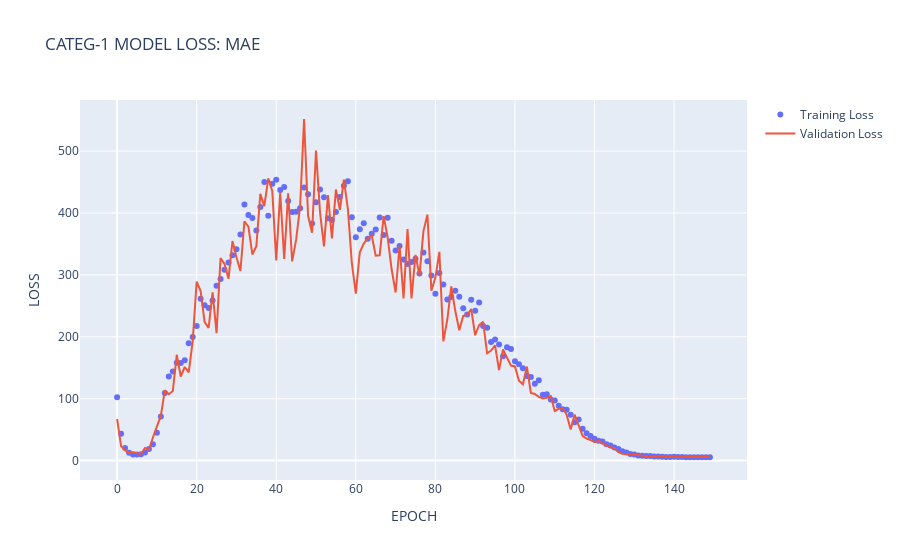

The notebook cell this image was saved under:
### Markdown cell above
##### MAE Plot

### Code cell
MAE_plot(metrics_1, 'CATEG-1')

### Figure 1 — Plotly figure (JSON) as saved in the notebook; plotly's stock layout.template omitted (floating-point values rounded to 4 significant figures; data arrays with more than 128 entries replaced by an {"elided": "..."} marker saying what was removed)
{"data": [{"mode": "markers", "name": "Training Loss", "type": "scatter", "y": {"elided": "150 float values"}}, {"name": "Validation Loss", "type": "scatter", "y": {"elided": "150 float values"}}], "layout": {"title": {"text": "CATEG-1 MODEL LOSS: MAE"}, "xaxis": {"title": {"text": "EPOCH"}}, "yaxis": {"title": {"text": "LOSS"}}}}
